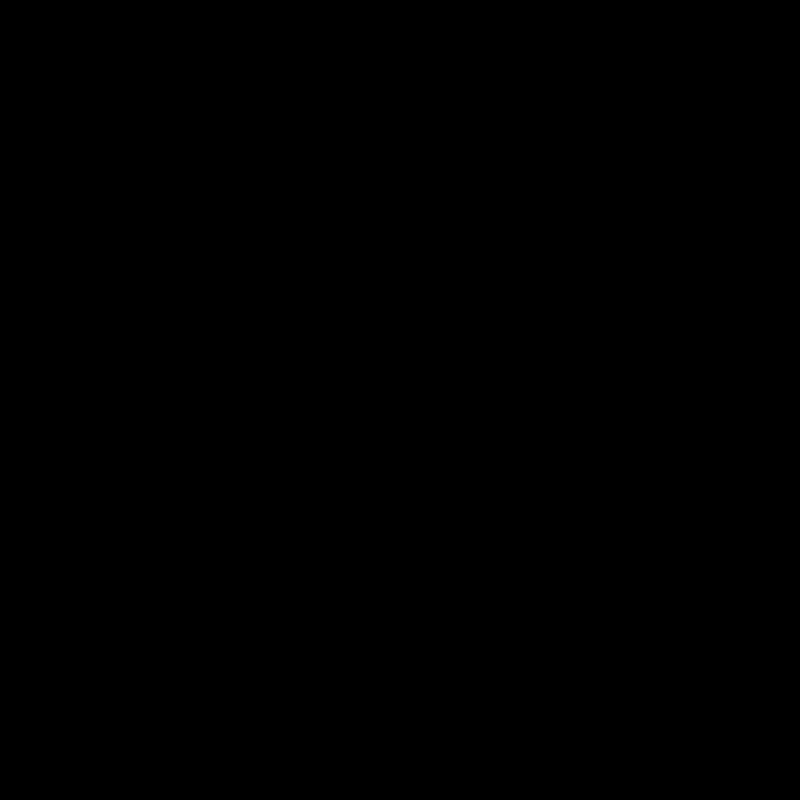
Frame 1 (no input)
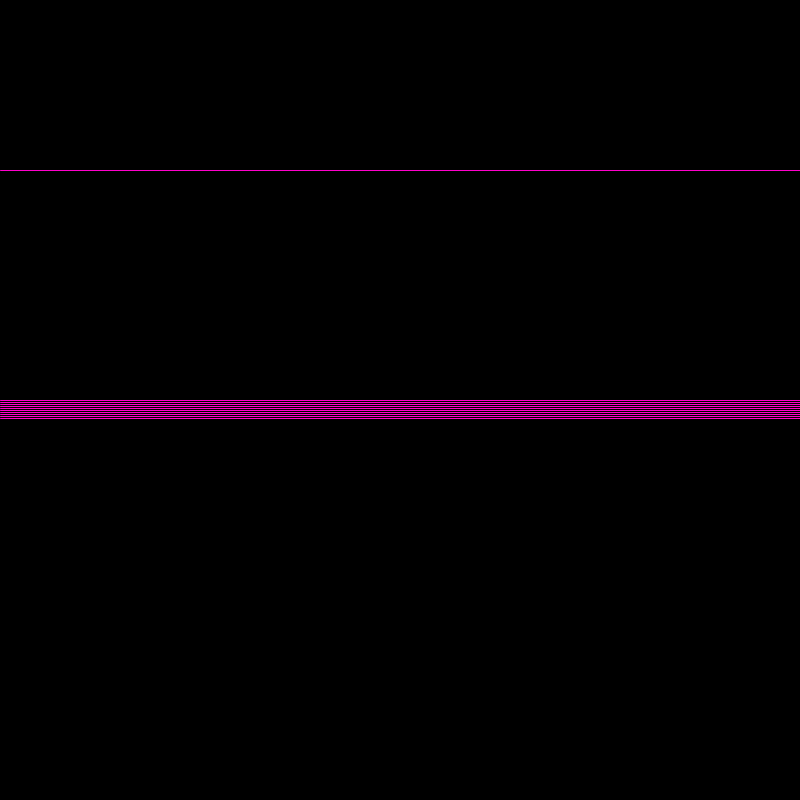
Frame 60 (the mouse pressed at the canvas centre just before this capture)
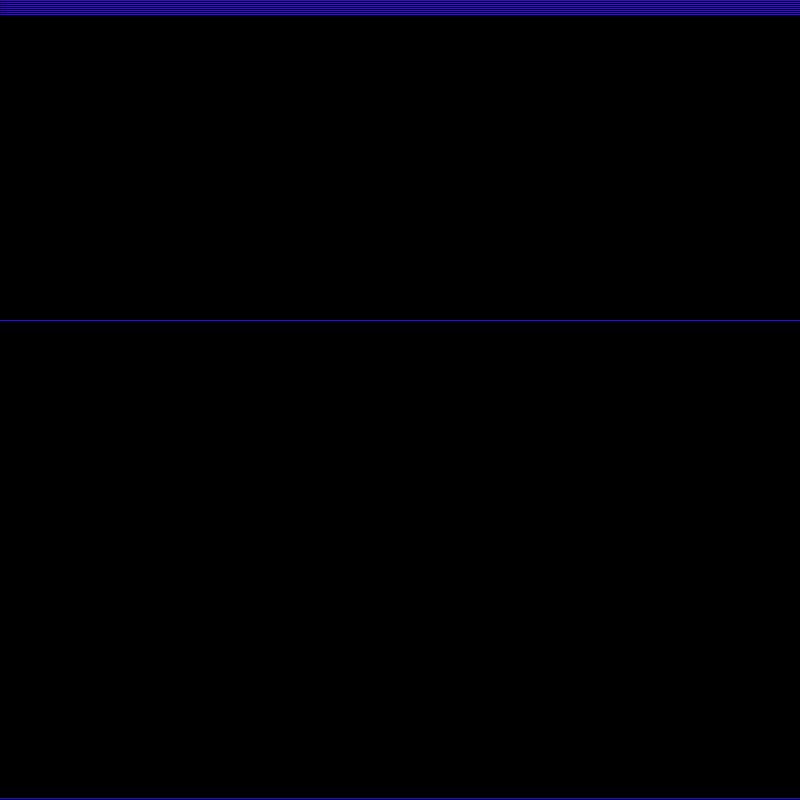
Frame 120 (the mouse held since frame 60 and released just before this capture)

The Processing sketch that drew these frames (run headless with seeded random() and noise(); from frame 60 on, the mouse is pressed at the canvas centre):

// Processing sketch: helena5
// ── helena5.pde
HLine h1 = new HLine(20, 2.0); 
HLine h2 = new HLine(20, 2.5);



void setup() 
{
  size(800, 800);
  frameRate(100);
  colorMode(HSB);
}

void draw() { 
  background(0);
  for (int i =0; i<10; i++) 
  h1.update(); 
  h2.update(); 
    stroke(random(255), 255, 255);
} 
 
class HLine { 
  
  float ypos, speed; 
  HLine (float y, float s) {  
    ypos = y; 
    speed = s; 
  } 
  void update() { 
    ypos += speed; 
    if (ypos > width) { 
      ypos = 0; 
    } 
    line(0, ypos, width, ypos); 
  } 
} 
